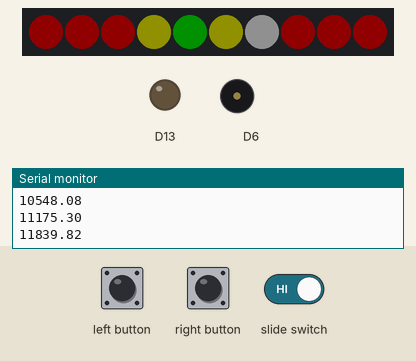
Recording of a sketch running on a simulated Adafruit Circuit Playground Express. Shown: 10 RGB LEDs in strip order, left to right, output pins drawn as LEDs (lit = HIGH), buzzer (waves = sounding), the last lines printed to the serial monitor. The test bench sets the inputs (shaded band). Dim RGB values are drawn brighter than linear; random numbers use the default seed unless the sketch sets one.

Above: at 1.26 s.
1.3 s: left button pressed for 0.15 s
At 1.52 s:
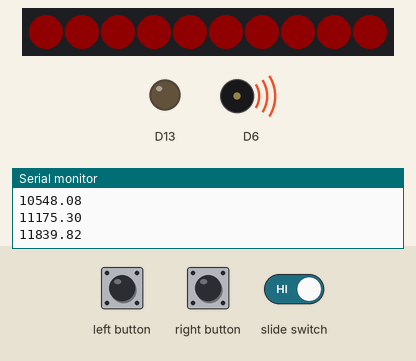
2.0 s: right button pressed for 0.15 s
At 2.69 s:
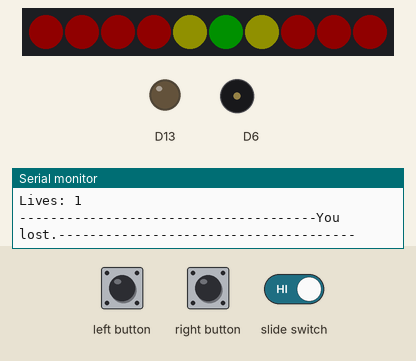
2.7 s: left button pressed for 1 s
At 5.07 s:
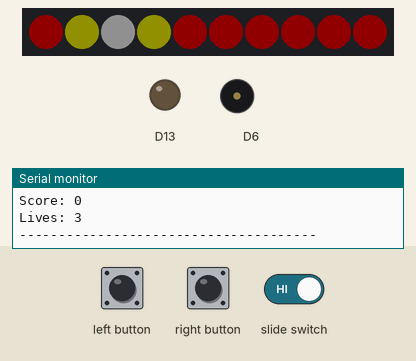
Timing chart, 0 to 6.6 s (numbered marks = the images above; inputs shaded):
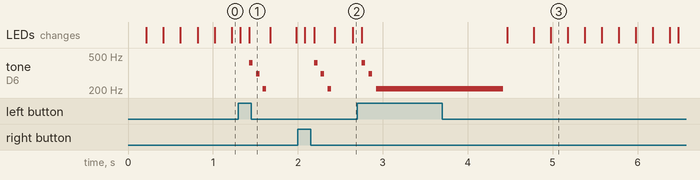

Measured:
- after the input at 1.3 s, tone on D6: plays 415 Hz for 0.04 s, 311 Hz for 0.04 s, 207 Hz for 0.04 s, starting after 0.13 s
- after the input at 2.0 s, tone on D6: plays 415 Hz for 0.04 s, 311 Hz for 0.04 s, 207 Hz for 0.04 s, starting after 0.19 s
- after the input at 2.7 s, tone on D6: plays 415 Hz for 0.04 s, 311 Hz for 0.04 s, 207 Hz for 1.5 s, starting after 0.05 s

The sketch:

finalProject.ino
```cpp
#include <Adafruit_CircuitPlayground.h>

//Global variables.
int difNum, points, greenLED, yellowLED1, yellowLED2, count, randLED;
int difficulty[17] = {100, 90, 80, 70, 60, 50, 44, 40, 34, 30, 24, 20, 14, 10, 8, 4, 2}; //Array of difficulties to increment through.
int lives = 3;
int buttonPinL = 4;
int buttonPinR = 5;
int switchPin = 7;
volatile bool buttonFlagL = 0;
volatile bool buttonFlagR = 0;
volatile bool switchFlag = 0;
bool switchState, game;

float midi[127];
int a440 = 440;

void setup() {
  //Intiallizing CircuitPlayground, interrupts, serial monitor, and MIDI.
  CircuitPlayground.begin();
  attachInterrupt(digitalPinToInterrupt(buttonPinL), leftButtonISR, RISING);
  attachInterrupt(digitalPinToInterrupt(buttonPinR), rightButtonISR, RISING);
  attachInterrupt(digitalPinToInterrupt(switchPin), switchISR, CHANGE);
  Serial.begin(9600);

  generateMIDI();
}

void loop() {
  if (switchFlag == 1) { //When the switch moves, the game pauses.
    delay(5);
    off();
    switchState = digitalRead(switchPin);
    switchFlag = 0;
  }

  if (!switchState) {
    //The game itself.
    delay(5);
    game = 1;

    greenLED = random(0,9); //Declaring where the LED's are going to go.

    yellowLED1 = greenLED - 1;
    if (yellowLED1 < 0) {
      yellowLED1 = 9;
    }

    yellowLED2 = greenLED + 1;
    if (yellowLED2 > 10) {
      yellowLED2 = 0;
    }

    for (int i = 0; i < 10; i++) {
      //Looping through the LEDS, checks to implement the green/yellow LEDS.
      if(i == greenLED) {
        CircuitPlayground.setPixelColor(i, 0, 200, 0);
      } else if (i == yellowLED1 || i == yellowLED2) {
        CircuitPlayground.setPixelColor(i, 200, 200, 0);
      } else {
        CircuitPlayground.setPixelColor(i, 200, 0, 0);
      }
    }

    while (game == 1) {
    //The game itself
      for (int i = 0; i < 10; i++) {
        if (switchFlag == 1) {
          //Checks the switch every loop so you can pause.
          game = 0;
          break;
        }

        CircuitPlayground.setPixelColor(i, 200, 200, 200);
        delay(difficulty[difNum]); //Delay between LED's corresponds to the current difficulty of the game.

        if(i == greenLED) { //Sets the LED's back where they were, after setting the LED's white.
          CircuitPlayground.setPixelColor(i, 0, 200, 0);
        } else if (i == yellowLED1 || i == yellowLED2) {
          CircuitPlayground.setPixelColor(i, 200, 200, 0);
        } else {
          CircuitPlayground.setPixelColor(i, 200, 0, 0);
        }
        delay(difficulty[difNum]);

        if (buttonFlagR == 1 || buttonFlagL == 1) { //Checks for button presses.
          delay(5);
          if (i == greenLED) {
            //Checks if the button is pressed on the green LED, if so, gain 2 points.
            points = points + 2;
            count = count + 2;
            scorePointsGreen();
          } else if (i == yellowLED1 || i == yellowLED2) {
            //Checks if the button is pressed on the yellow LED's, if so, gain a point.
            points++;
            count++;
            scorePointsYellow();
          } else if (i != greenLED || i != yellowLED1 || i != yellowLED2) {
            //Checks if the button is pressed on the red LED's, if so, lose a life.
            lives--;
            if (lives > 0) {
              //Checks if lives are greater than 0, if so, lose a life.
              loseLife();
            } else {
              //If you have zero lives, you lose.
              Serial.print("You lost.");
              Serial.print("--------------------------------------");
              loss();
              lives = 3;
              points = 0;
              difNum = 0;
              count = 0;
            }
          }

          if (count > 2) {
            /*Increments difficulty/delay time every two points.
            Once the difficulty is greater then the number of delay times, it stops incrementing.*/
            if (difNum >= sizeof(difficulty)/sizeof(int)) {
              count = 0;
            } else {
              difNum++;
              count = 0;
            }
          }
          //Resets flags and stops looping after the button is pressed, and all checks are in place.
          buttonFlagR = 0;
          buttonFlagL = 0;
          game = 0;
          break;
        }
      }
      delay(difficulty[difNum]);
    }
      Serial.print("\nScore: ");
      Serial.println(points);
      Serial.print("Lives: ");
      Serial.println(lives);
      Serial.print("--------------------------------------");
  }
}

void scorePointsGreen() {
  //Light/sound pattern when you land on green.
  for (int i = 0; i < 10; i++) {
    CircuitPlayground.setPixelColor(i, 0, 255, 0);
  }

  CircuitPlayground.playTone(midi[56], 40);
  delay(40);
  CircuitPlayground.playTone(midi[63], 40);
  delay(40);
  CircuitPlayground.playTone(midi[68], 40);
  delay(40);

  for (int i = 0; i < 10; i++) {
    CircuitPlayground.setPixelColor(i, 0, 0, 0);
  }
}

void scorePointsYellow() {
  //Light/sound pattern when you land on yellow.
  for (int i = 0; i < 10; i++) {
    CircuitPlayground.setPixelColor(i, 255, 255, 0);
  }

  CircuitPlayground.playTone(midi[68], 40);
  delay(40);
  CircuitPlayground.playTone(midi[63], 40);
  delay(40);
  CircuitPlayground.playTone(midi[68], 40);
  delay(40);

  for (int i = 0; i < 10; i++) {
    CircuitPlayground.setPixelColor(i, 0, 0, 0);
  }
}

void loseLife() {
  //Light/sound pattern when you land on red.
  for (int i = 0; i < 10; i++) {
    CircuitPlayground.setPixelColor(i, 200, 0, 0);
  }
  CircuitPlayground.playTone(midi[68], 40);
  delay(40);
  CircuitPlayground.playTone(midi[63], 40);
  delay(40);
  CircuitPlayground.playTone(midi[56], 40);
  delay(40);
  for (int i = 0; i < 10; i++) {
    CircuitPlayground.setPixelColor(i, 0, 0, 0);
  }
}

void loss() {
  //Light/sound pattern when you lose a life.
  for (int i = 0; i < 10; i++) {
    CircuitPlayground.setPixelColor(i, 200, 0, 0);
  }
  CircuitPlayground.playTone(midi[68], 40);
  delay(40);

  for (int i = 0; i < 10; i++) {
    CircuitPlayground.setPixelColor(i, 200, 0, 0);
  }
  CircuitPlayground.playTone(midi[63], 40);
  delay(40);

  for (int i = 0; i < 10; i++) {
    CircuitPlayground.setPixelColor(i, 200, 0, 0);
  }
  CircuitPlayground.playTone(midi[56], 1500);
  delay(40);

  for (int i = 0; i < 10; i++) {
    CircuitPlayground.setPixelColor(i, 0, 0, 0);
  }
}

void off() {
  //Turns off all LED's when game is paused.
  for (int i = 0; i < 10; i++){
    CircuitPlayground.setPixelColor(i, 0, 0, 0);
  }
}

void leftButtonISR() {
  buttonFlagL = 1;
}

void rightButtonISR() {
  buttonFlagR = 1;
}

void switchISR() {
  switchFlag = 1;
}

void generateMIDI() {
  for (int x = 0; x < 127; ++x)
  {
    midi[x] = (a440 / 32.0) * pow(2.0, ((x - 9.0) / 12.0));
    Serial.println(midi[x]);
  }
}
```
